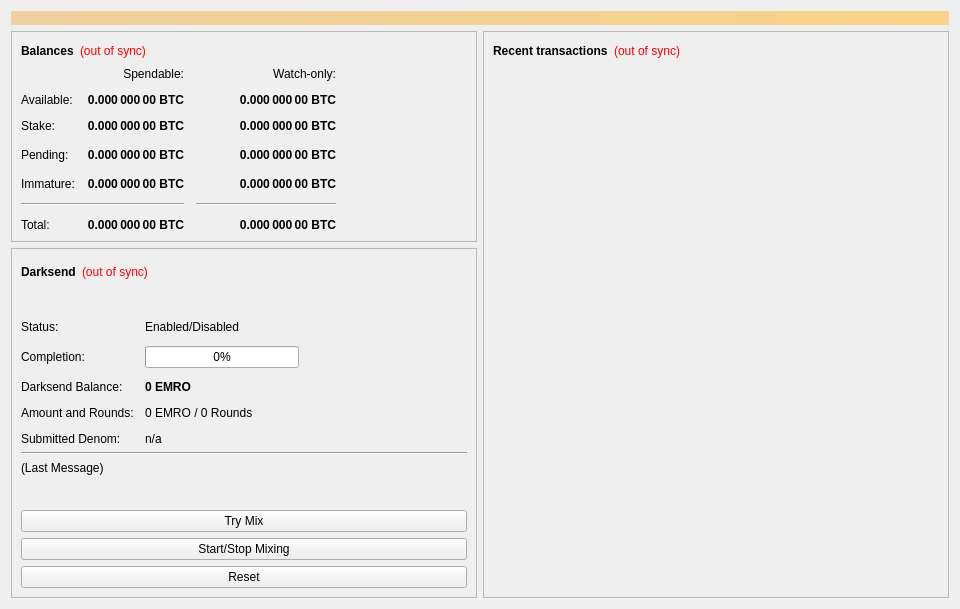
<?xml version="1.0" encoding="UTF-8"?>
<ui version="4.0">
 <class>OverviewPage</class>
 <widget class="QWidget" name="OverviewPage">
  <property name="geometry">
   <rect>
    <x>0</x>
    <y>0</y>
    <width>960</width>
    <height>594</height>
   </rect>
  </property>
  <property name="minimumSize">
   <size>
    <width>960</width>
    <height>0</height>
   </size>
  </property>
  <property name="windowTitle">
   <string>Form</string>
  </property>
  <layout class="QVBoxLayout" name="topLayout">
   <item>
    <widget class="QLabel" name="labelAlerts">
     <property name="visible">
      <bool>false</bool>
     </property>
     <property name="styleSheet">
      <string notr="true">background-color: qlineargradient(x1: 0, y1: 0, x2: 1, y2: 0, stop:0 #F0D0A0, stop:1 #F8D488); color:#000000;</string>
     </property>
     <property name="wordWrap">
      <bool>true</bool>
     </property>
     <property name="margin">
      <number>3</number>
     </property>
    </widget>
   </item>
   <item>
    <layout class="QHBoxLayout" name="horizontalLayout" stretch="1,1">
     <item>
      <layout class="QVBoxLayout" name="verticalLayout_2">
       <item>
        <widget class="QFrame" name="frame">
         <property name="frameShape">
          <enum>QFrame::StyledPanel</enum>
         </property>
         <property name="frameShadow">
          <enum>QFrame::Raised</enum>
         </property>
         <layout class="QVBoxLayout" name="verticalLayout_4">
          <item>
           <layout class="QHBoxLayout" name="horizontalLayout_4">
            <item>
             <widget class="QLabel" name="label_5">
              <property name="font">
               <font>
                <weight>75</weight>
                <bold>true</bold>
               </font>
              </property>
              <property name="text">
               <string>Balances</string>
              </property>
             </widget>
            </item>
            <item>
             <widget class="QLabel" name="labelWalletStatus">
              <property name="cursor">
               <cursorShape>WhatsThisCursor</cursorShape>
              </property>
              <property name="toolTip">
               <string>The displayed information may be out of date. Your wallet automatically synchronizes with the Emro network after a connection is established, but this process has not completed yet.</string>
              </property>
              <property name="styleSheet">
               <string notr="true">QLabel { color: red; }</string>
              </property>
              <property name="text">
               <string notr="true">(out of sync)</string>
              </property>
              <property name="alignment">
               <set>Qt::AlignLeading|Qt::AlignLeft|Qt::AlignVCenter</set>
              </property>
             </widget>
            </item>
            <item>
             <spacer name="horizontalSpacer_3">
              <property name="orientation">
               <enum>Qt::Horizontal</enum>
              </property>
              <property name="sizeHint" stdset="0">
               <size>
                <width>40</width>
                <height>20</height>
               </size>
              </property>
             </spacer>
            </item>
           </layout>
          </item>
          <item>
           <layout class="QGridLayout" name="gridLayout">
            <property name="spacing">
             <number>12</number>
            </property>
            <item row="3" column="2">
             <widget class="QLabel" name="labelWatchPending">
              <property name="font">
               <font>
                <weight>75</weight>
                <bold>true</bold>
               </font>
              </property>
              <property name="cursor">
               <cursorShape>IBeamCursor</cursorShape>
              </property>
              <property name="toolTip">
               <string>Unconfirmed transactions to watch-only addresses</string>
              </property>
              <property name="text">
               <string notr="true">0.000 000 00 BTC</string>
              </property>
              <property name="alignment">
               <set>Qt::AlignRight|Qt::AlignTrailing|Qt::AlignVCenter</set>
              </property>
              <property name="textInteractionFlags">
               <set>Qt::LinksAccessibleByMouse|Qt::TextSelectableByKeyboard|Qt::TextSelectableByMouse</set>
              </property>
             </widget>
            </item>
            <item row="3" column="1">
             <widget class="QLabel" name="labelUnconfirmed">
              <property name="font">
               <font>
                <weight>75</weight>
                <bold>true</bold>
               </font>
              </property>
              <property name="cursor">
               <cursorShape>IBeamCursor</cursorShape>
              </property>
              <property name="toolTip">
               <string>Total of transactions that have yet to be confirmed, and do not yet count toward the spendable balance</string>
              </property>
              <property name="text">
               <string notr="true">0.000 000 00 BTC</string>
              </property>
              <property name="alignment">
               <set>Qt::AlignRight|Qt::AlignTrailing|Qt::AlignVCenter</set>
              </property>
              <property name="textInteractionFlags">
               <set>Qt::LinksAccessibleByMouse|Qt::TextSelectableByKeyboard|Qt::TextSelectableByMouse</set>
              </property>
             </widget>
            </item>
            <item row="4" column="2">
             <widget class="QLabel" name="labelWatchImmature">
              <property name="font">
               <font>
                <weight>75</weight>
                <bold>true</bold>
               </font>
              </property>
              <property name="cursor">
               <cursorShape>IBeamCursor</cursorShape>
              </property>
              <property name="toolTip">
               <string>Mined balance in watch-only addresses that has not yet matured</string>
              </property>
              <property name="text">
               <string notr="true">0.000 000 00 BTC</string>
              </property>
              <property name="alignment">
               <set>Qt::AlignRight|Qt::AlignTrailing|Qt::AlignVCenter</set>
              </property>
              <property name="textInteractionFlags">
               <set>Qt::LinksAccessibleByMouse|Qt::TextSelectableByKeyboard|Qt::TextSelectableByMouse</set>
              </property>
             </widget>
            </item>
            <item row="5" column="0" colspan="2">
             <widget class="Line" name="lineSpendableBalance">
              <property name="orientation">
               <enum>Qt::Horizontal</enum>
              </property>
             </widget>
            </item>
            <item row="5" column="2">
             <widget class="Line" name="lineWatchBalance">
              <property name="sizePolicy">
               <sizepolicy hsizetype="Preferred" vsizetype="Fixed">
                <horstretch>0</horstretch>
                <verstretch>0</verstretch>
               </sizepolicy>
              </property>
              <property name="minimumSize">
               <size>
                <width>140</width>
                <height>0</height>
               </size>
              </property>
              <property name="orientation">
               <enum>Qt::Horizontal</enum>
              </property>
             </widget>
            </item>
            <item row="6" column="0">
             <widget class="QLabel" name="labelTotalText">
              <property name="text">
               <string>Total:</string>
              </property>
             </widget>
            </item>
            <item row="4" column="1">
             <widget class="QLabel" name="labelImmature">
              <property name="font">
               <font>
                <weight>75</weight>
                <bold>true</bold>
               </font>
              </property>
              <property name="cursor">
               <cursorShape>IBeamCursor</cursorShape>
              </property>
              <property name="toolTip">
               <string>Mined balance that has not yet matured</string>
              </property>
              <property name="text">
               <string notr="true">0.000 000 00 BTC</string>
              </property>
              <property name="alignment">
               <set>Qt::AlignRight|Qt::AlignTrailing|Qt::AlignVCenter</set>
              </property>
              <property name="textInteractionFlags">
               <set>Qt::LinksAccessibleByMouse|Qt::TextSelectableByKeyboard|Qt::TextSelectableByMouse</set>
              </property>
             </widget>
            </item>
            <item row="3" column="3">
             <spacer name="horizontalSpacer_2">
              <property name="orientation">
               <enum>Qt::Horizontal</enum>
              </property>
              <property name="sizeHint" stdset="0">
               <size>
                <width>40</width>
                <height>20</height>
               </size>
              </property>
             </spacer>
            </item>
            <item row="4" column="0">
             <widget class="QLabel" name="labelImmatureText">
              <property name="text">
               <string>Immature:</string>
              </property>
             </widget>
            </item>
            <item row="6" column="1">
             <widget class="QLabel" name="labelTotal">
              <property name="font">
               <font>
                <weight>75</weight>
                <bold>true</bold>
               </font>
              </property>
              <property name="cursor">
               <cursorShape>IBeamCursor</cursorShape>
              </property>
              <property name="toolTip">
               <string>Your current total balance</string>
              </property>
              <property name="text">
               <string notr="true">0.000 000 00 BTC</string>
              </property>
              <property name="alignment">
               <set>Qt::AlignRight|Qt::AlignTrailing|Qt::AlignVCenter</set>
              </property>
              <property name="textInteractionFlags">
               <set>Qt::LinksAccessibleByMouse|Qt::TextSelectableByKeyboard|Qt::TextSelectableByMouse</set>
              </property>
             </widget>
            </item>
            <item row="6" column="2">
             <widget class="QLabel" name="labelWatchTotal">
              <property name="font">
               <font>
                <weight>75</weight>
                <bold>true</bold>
               </font>
              </property>
              <property name="cursor">
               <cursorShape>IBeamCursor</cursorShape>
              </property>
              <property name="toolTip">
               <string>Current total balance in watch-only addresses</string>
              </property>
              <property name="text">
               <string notr="true">0.000 000 00 BTC</string>
              </property>
              <property name="alignment">
               <set>Qt::AlignRight|Qt::AlignTrailing|Qt::AlignVCenter</set>
              </property>
              <property name="textInteractionFlags">
               <set>Qt::LinksAccessibleByMouse|Qt::TextSelectableByKeyboard|Qt::TextSelectableByMouse</set>
              </property>
             </widget>
            </item>
            <item row="0" column="2">
             <widget class="QLabel" name="labelWatchonly">
              <property name="text">
               <string>Watch-only:</string>
              </property>
              <property name="alignment">
               <set>Qt::AlignRight|Qt::AlignTrailing|Qt::AlignVCenter</set>
              </property>
             </widget>
            </item>
            <item row="1" column="0">
             <widget class="QLabel" name="labelBalanceText">
              <property name="text">
               <string>Available:</string>
              </property>
             </widget>
            </item>
            <item row="1" column="1">
             <widget class="QLabel" name="labelBalance">
              <property name="font">
               <font>
                <weight>75</weight>
                <bold>true</bold>
               </font>
              </property>
              <property name="cursor">
               <cursorShape>IBeamCursor</cursorShape>
              </property>
              <property name="toolTip">
               <string>Your current spendable balance</string>
              </property>
              <property name="text">
               <string notr="true">0.000 000 00 BTC</string>
              </property>
              <property name="alignment">
               <set>Qt::AlignRight|Qt::AlignTrailing|Qt::AlignVCenter</set>
              </property>
              <property name="textInteractionFlags">
               <set>Qt::LinksAccessibleByMouse|Qt::TextSelectableByKeyboard|Qt::TextSelectableByMouse</set>
              </property>
             </widget>
            </item>
            <item row="2" column="0">
             <widget class="QLabel" name="label_10">
              <property name="text">
               <string>Stake:</string>
              </property>
             </widget>
            </item>
            <item row="2" column="1">
             <widget class="QLabel" name="labelStake">
              <property name="font">
               <font>
                <weight>75</weight>
                <bold>true</bold>
               </font>
              </property>
              <property name="cursor">
               <cursorShape>IBeamCursor</cursorShape>
              </property>
              <property name="toolTip">
               <string>Total of coins that was staked, and do not yet count toward the current balance</string>
              </property>
              <property name="text">
               <string notr="true">0.000 000 00 BTC</string>
              </property>
              <property name="alignment">
               <set>Qt::AlignRight|Qt::AlignTrailing|Qt::AlignVCenter</set>
              </property>
              <property name="textInteractionFlags">
               <set>Qt::LinksAccessibleByMouse|Qt::TextSelectableByKeyboard|Qt::TextSelectableByMouse</set>
              </property>
             </widget>
            </item>
            <item row="2" column="2">
             <widget class="QLabel" name="labelWatchStake">
              <property name="font">
               <font>
                <weight>75</weight>
                <bold>true</bold>
               </font>
              </property>
              <property name="cursor">
               <cursorShape>IBeamCursor</cursorShape>
              </property>
              <property name="toolTip">
               <string>Total of coins that was staked in watch-only addresses, and do not yet count toward the current watch-only balance</string>
              </property>
              <property name="text">
               <string notr="true">0.000 000 00 BTC</string>
              </property>
              <property name="alignment">
               <set>Qt::AlignRight|Qt::AlignTrailing|Qt::AlignVCenter</set>
              </property>
              <property name="textInteractionFlags">
               <set>Qt::LinksAccessibleByMouse|Qt::TextSelectableByKeyboard|Qt::TextSelectableByMouse</set>
              </property>
             </widget>
            </item>
            <item row="1" column="2">
             <widget class="QLabel" name="labelWatchAvailable">
              <property name="font">
               <font>
                <weight>75</weight>
                <bold>true</bold>
               </font>
              </property>
              <property name="cursor">
               <cursorShape>IBeamCursor</cursorShape>
              </property>
              <property name="toolTip">
               <string>Your current balance in watch-only addresses</string>
              </property>
              <property name="text">
               <string notr="true">0.000 000 00 BTC</string>
              </property>
              <property name="alignment">
               <set>Qt::AlignRight|Qt::AlignTrailing|Qt::AlignVCenter</set>
              </property>
              <property name="textInteractionFlags">
               <set>Qt::LinksAccessibleByMouse|Qt::TextSelectableByKeyboard|Qt::TextSelectableByMouse</set>
              </property>
             </widget>
            </item>
            <item row="3" column="0">
             <widget class="QLabel" name="labelPendingText">
              <property name="text">
               <string>Pending:</string>
              </property>
             </widget>
            </item>
            <item row="0" column="1">
             <widget class="QLabel" name="labelSpendable">
              <property name="text">
               <string>Spendable:</string>
              </property>
              <property name="alignment">
               <set>Qt::AlignRight|Qt::AlignTrailing|Qt::AlignVCenter</set>
              </property>
             </widget>
            </item>
           </layout>
          </item>
         </layout>
        </widget>
       </item>
       <item>
        <widget class="QFrame" name="frameDarksend">
         <property name="sizePolicy">
          <sizepolicy hsizetype="Expanding" vsizetype="Expanding">
           <horstretch>0</horstretch>
           <verstretch>0</verstretch>
          </sizepolicy>
         </property>
         <property name="minimumSize">
          <size>
           <width>0</width>
           <height>350</height>
          </size>
         </property>
         <property name="layoutDirection">
          <enum>Qt::LeftToRight</enum>
         </property>
         <property name="frameShape">
          <enum>QFrame::StyledPanel</enum>
         </property>
         <property name="frameShadow">
          <enum>QFrame::Raised</enum>
         </property>
         <layout class="QVBoxLayout" name="verticalLayout_5">
          <item>
           <layout class="QHBoxLayout" name="horizontalLayout_5">
            <item>
             <widget class="QLabel" name="label_2">
              <property name="font">
               <font>
                <weight>75</weight>
                <bold>true</bold>
               </font>
              </property>
              <property name="text">
               <string>Darksend</string>
              </property>
             </widget>
            </item>
            <item>
             <widget class="QLabel" name="labelDarksendSyncStatus">
              <property name="toolTip">
               <string>The displayed information may be out of date. Your wallet automatically synchronizes with the Emro network after a connection is established, but this process has not completed yet.</string>
              </property>
              <property name="styleSheet">
               <string notr="true">QLabel { color: red; }</string>
              </property>
              <property name="text">
               <string notr="true">(out of sync)</string>
              </property>
              <property name="alignment">
               <set>Qt::AlignLeading|Qt::AlignLeft|Qt::AlignVCenter</set>
              </property>
             </widget>
            </item>
            <item>
             <spacer name="horizontalSpacer_4">
              <property name="orientation">
               <enum>Qt::Horizontal</enum>
              </property>
              <property name="sizeHint" stdset="0">
               <size>
                <width>40</width>
                <height>20</height>
               </size>
              </property>
             </spacer>
            </item>
           </layout>
          </item>
          <item>
           <widget class="QPushButton" name="runAutoDenom">
            <property name="palette">
             <palette>
              <active>
               <colorrole role="WindowText">
                <brush brushstyle="SolidPattern">
                 <color alpha="255">
                  <red>0</red>
                  <green>0</green>
                  <blue>0</blue>
                 </color>
                </brush>
               </colorrole>
               <colorrole role="Button">
                <brush brushstyle="SolidPattern">
                 <color alpha="255">
                  <red>239</red>
                  <green>238</green>
                  <blue>238</blue>
                 </color>
                </brush>
               </colorrole>
               <colorrole role="Light">
                <brush brushstyle="SolidPattern">
                 <color alpha="255">
                  <red>255</red>
                  <green>255</green>
                  <blue>255</blue>
                 </color>
                </brush>
               </colorrole>
               <colorrole role="Midlight">
                <brush brushstyle="SolidPattern">
                 <color alpha="255">
                  <red>247</red>
                  <green>246</green>
                  <blue>246</blue>
                 </color>
                </brush>
               </colorrole>
               <colorrole role="Dark">
                <brush brushstyle="SolidPattern">
                 <color alpha="255">
                  <red>119</red>
                  <green>119</green>
                  <blue>119</blue>
                 </color>
                </brush>
               </colorrole>
               <colorrole role="Mid">
                <brush brushstyle="SolidPattern">
                 <color alpha="255">
                  <red>159</red>
                  <green>159</green>
                  <blue>159</blue>
                 </color>
                </brush>
               </colorrole>
               <colorrole role="Text">
                <brush brushstyle="SolidPattern">
                 <color alpha="255">
                  <red>0</red>
                  <green>0</green>
                  <blue>0</blue>
                 </color>
                </brush>
               </colorrole>
               <colorrole role="BrightText">
                <brush brushstyle="SolidPattern">
                 <color alpha="255">
                  <red>255</red>
                  <green>255</green>
                  <blue>255</blue>
                 </color>
                </brush>
               </colorrole>
               <colorrole role="ButtonText">
                <brush brushstyle="SolidPattern">
                 <color alpha="255">
                  <red>0</red>
                  <green>0</green>
                  <blue>0</blue>
                 </color>
                </brush>
               </colorrole>
               <colorrole role="Base">
                <brush brushstyle="SolidPattern">
                 <color alpha="255">
                  <red>255</red>
                  <green>255</green>
                  <blue>255</blue>
                 </color>
                </brush>
               </colorrole>
               <colorrole role="Window">
                <brush brushstyle="SolidPattern">
                 <color alpha="255">
                  <red>239</red>
                  <green>238</green>
                  <blue>238</blue>
                 </color>
                </brush>
               </colorrole>
               <colorrole role="Shadow">
                <brush brushstyle="SolidPattern">
                 <color alpha="255">
                  <red>0</red>
                  <green>0</green>
                  <blue>0</blue>
                 </color>
                </brush>
               </colorrole>
               <colorrole role="AlternateBase">
                <brush brushstyle="SolidPattern">
                 <color alpha="255">
                  <red>247</red>
                  <green>246</green>
                  <blue>246</blue>
                 </color>
                </brush>
               </colorrole>
               <colorrole role="ToolTipBase">
                <brush brushstyle="SolidPattern">
                 <color alpha="255">
                  <red>255</red>
                  <green>255</green>
                  <blue>220</blue>
                 </color>
                </brush>
               </colorrole>
               <colorrole role="ToolTipText">
                <brush brushstyle="SolidPattern">
                 <color alpha="255">
                  <red>0</red>
                  <green>0</green>
                  <blue>0</blue>
                 </color>
                </brush>
               </colorrole>
              </active>
              <inactive>
               <colorrole role="WindowText">
                <brush brushstyle="SolidPattern">
                 <color alpha="255">
                  <red>0</red>
                  <green>0</green>
                  <blue>0</blue>
                 </color>
                </brush>
               </colorrole>
               <colorrole role="Button">
                <brush brushstyle="SolidPattern">
                 <color alpha="255">
                  <red>239</red>
                  <green>238</green>
                  <blue>238</blue>
                 </color>
                </brush>
               </colorrole>
               <colorrole role="Light">
                <brush brushstyle="SolidPattern">
                 <color alpha="255">
                  <red>255</red>
                  <green>255</green>
                  <blue>255</blue>
                 </color>
                </brush>
               </colorrole>
               <colorrole role="Midlight">
                <brush brushstyle="SolidPattern">
                 <color alpha="255">
                  <red>247</red>
                  <green>246</green>
                  <blue>246</blue>
                 </color>
                </brush>
               </colorrole>
               <colorrole role="Dark">
                <brush brushstyle="SolidPattern">
                 <color alpha="255">
                  <red>119</red>
                  <green>119</green>
                  <blue>119</blue>
                 </color>
                </brush>
               </colorrole>
               <colorrole role="Mid">
                <brush brushstyle="SolidPattern">
                 <color alpha="255">
                  <red>159</red>
                  <green>159</green>
                  <blue>159</blue>
                 </color>
                </brush>
               </colorrole>
               <colorrole role="Text">
                <brush brushstyle="SolidPattern">
                 <color alpha="255">
                  <red>0</red>
                  <green>0</green>
                  <blue>0</blue>
                 </color>
                </brush>
               </colorrole>
               <colorrole role="BrightText">
                <brush brushstyle="SolidPattern">
                 <color alpha="255">
                  <red>255</red>
                  <green>255</green>
                  <blue>255</blue>
                 </color>
                </brush>
               </colorrole>
               <colorrole role="ButtonText">
                <brush brushstyle="SolidPattern">
                 <color alpha="255">
                  <red>0</red>
                  <green>0</green>
                  <blue>0</blue>
                 </color>
                </brush>
               </colorrole>
               <colorrole role="Base">
                <brush brushstyle="SolidPattern">
                 <color alpha="255">
                  <red>255</red>
                  <green>255</green>
                  <blue>255</blue>
                 </color>
                </brush>
               </colorrole>
               <colorrole role="Window">
                <brush brushstyle="SolidPattern">
                 <color alpha="255">
                  <red>239</red>
                  <green>238</green>
                  <blue>238</blue>
                 </color>
                </brush>
               </colorrole>
               <colorrole role="Shadow">
                <brush brushstyle="SolidPattern">
                 <color alpha="255">
                  <red>0</red>
                  <green>0</green>
                  <blue>0</blue>
                 </color>
                </brush>
               </colorrole>
               <colorrole role="AlternateBase">
                <brush brushstyle="SolidPattern">
                 <color alpha="255">
                  <red>247</red>
                  <green>246</green>
                  <blue>246</blue>
                 </color>
                </brush>
               </colorrole>
               <colorrole role="ToolTipBase">
                <brush brushstyle="SolidPattern">
                 <color alpha="255">
                  <red>255</red>
                  <green>255</green>
                  <blue>220</blue>
                 </color>
                </brush>
               </colorrole>
               <colorrole role="ToolTipText">
                <brush brushstyle="SolidPattern">
                 <color alpha="255">
                  <red>0</red>
                  <green>0</green>
                  <blue>0</blue>
                 </color>
                </brush>
               </colorrole>
              </inactive>
              <disabled>
               <colorrole role="WindowText">
                <brush brushstyle="SolidPattern">
                 <color alpha="255">
                  <red>119</red>
                  <green>119</green>
                  <blue>119</blue>
                 </color>
                </brush>
               </colorrole>
               <colorrole role="Button">
                <brush brushstyle="SolidPattern">
                 <color alpha="255">
                  <red>239</red>
                  <green>238</green>
                  <blue>238</blue>
                 </color>
                </brush>
               </colorrole>
               <colorrole role="Light">
                <brush brushstyle="SolidPattern">
                 <color alpha="255">
                  <red>255</red>
                  <green>255</green>
                  <blue>255</blue>
                 </color>
                </brush>
               </colorrole>
               <colorrole role="Midlight">
                <brush brushstyle="SolidPattern">
                 <color alpha="255">
                  <red>247</red>
                  <green>246</green>
                  <blue>246</blue>
                 </color>
                </brush>
               </colorrole>
               <colorrole role="Dark">
                <brush brushstyle="SolidPattern">
                 <color alpha="255">
                  <red>119</red>
                  <green>119</green>
                  <blue>119</blue>
                 </color>
                </brush>
               </colorrole>
               <colorrole role="Mid">
                <brush brushstyle="SolidPattern">
                 <color alpha="255">
                  <red>159</red>
                  <green>159</green>
                  <blue>159</blue>
                 </color>
                </brush>
               </colorrole>
               <colorrole role="Text">
                <brush brushstyle="SolidPattern">
                 <color alpha="255">
                  <red>119</red>
                  <green>119</green>
                  <blue>119</blue>
                 </color>
                </brush>
               </colorrole>
               <colorrole role="BrightText">
                <brush brushstyle="SolidPattern">
                 <color alpha="255">
                  <red>255</red>
                  <green>255</green>
                  <blue>255</blue>
                 </color>
                </brush>
               </colorrole>
               <colorrole role="ButtonText">
                <brush brushstyle="SolidPattern">
                 <color alpha="255">
                  <red>119</red>
                  <green>119</green>
                  <blue>119</blue>
                 </color>
                </brush>
               </colorrole>
               <colorrole role="Base">
                <brush brushstyle="SolidPattern">
                 <color alpha="255">
                  <red>239</red>
                  <green>238</green>
                  <blue>238</blue>
                 </color>
                </brush>
               </colorrole>
               <colorrole role="Window">
                <brush brushstyle="SolidPattern">
                 <color alpha="255">
                  <red>239</red>
                  <green>238</green>
                  <blue>238</blue>
                 </color>
                </brush>
               </colorrole>
               <colorrole role="Shadow">
                <brush brushstyle="SolidPattern">
                 <color alpha="255">
                  <red>0</red>
                  <green>0</green>
                  <blue>0</blue>
                 </color>
                </brush>
               </colorrole>
               <colorrole role="AlternateBase">
                <brush brushstyle="SolidPattern">
                 <color alpha="255">
                  <red>239</red>
                  <green>238</green>
                  <blue>238</blue>
                 </color>
                </brush>
               </colorrole>
               <colorrole role="ToolTipBase">
                <brush brushstyle="SolidPattern">
                 <color alpha="255">
                  <red>255</red>
                  <green>255</green>
                  <blue>220</blue>
                 </color>
                </brush>
               </colorrole>
               <colorrole role="ToolTipText">
                <brush brushstyle="SolidPattern">
                 <color alpha="255">
                  <red>0</red>
                  <green>0</green>
                  <blue>0</blue>
                 </color>
                </brush>
               </colorrole>
              </disabled>
             </palette>
            </property>
            <property name="focusPolicy">
             <enum>Qt::NoFocus</enum>
            </property>
            <property name="autoFillBackground">
             <bool>true</bool>
            </property>
            <property name="text">
             <string/>
            </property>
            <property name="flat">
             <bool>true</bool>
            </property>
           </widget>
          </item>
          <item>
           <layout class="QFormLayout" name="formLayout">
            <property name="fieldGrowthPolicy">
             <enum>QFormLayout::AllNonFixedFieldsGrow</enum>
            </property>
            <property name="horizontalSpacing">
             <number>11</number>
            </property>
            <property name="verticalSpacing">
             <number>12</number>
            </property>
            <item row="0" column="0">
             <widget class="QLabel" name="label_6">
              <property name="text">
               <string>Status:</string>
              </property>
             </widget>
            </item>
            <item row="1" column="0">
             <widget class="QLabel" name="label_7">
              <property name="text">
               <string>Completion:</string>
              </property>
             </widget>
            </item>
            <item row="1" column="1">
             <widget class="QProgressBar" name="darksendProgress">
              <property name="maximumSize">
               <size>
                <width>154</width>
                <height>16777215</height>
               </size>
              </property>
              <property name="value">
               <number>0</number>
              </property>
             </widget>
            </item>
            <item row="3" column="0">
             <widget class="QLabel" name="labelAnonymizedText">
              <property name="text">
               <string>Darksend Balance:</string>
              </property>
             </widget>
            </item>
            <item row="3" column="1">
             <widget class="QLabel" name="labelAnonymized">
              <property name="font">
               <font>
                <weight>75</weight>
                <bold>true</bold>
               </font>
              </property>
              <property name="text">
               <string notr="true">0 EMRO</string>
              </property>
             </widget>
            </item>
            <item row="4" column="0">
             <widget class="QLabel" name="label_8">
              <property name="text">
               <string>Amount and Rounds:</string>
              </property>
             </widget>
            </item>
            <item row="4" column="1">
             <widget class="QLabel" name="labelAmountRounds">
              <property name="text">
               <string>0 EMRO / 0 Rounds</string>
              </property>
             </widget>
            </item>
            <item row="5" column="0">
             <widget class="QLabel" name="label_9">
              <property name="text">
               <string>Submitted Denom:</string>
              </property>
             </widget>
            </item>
            <item row="5" column="1">
             <widget class="QLabel" name="labelSubmittedDenom">
              <property name="toolTip">
               <string>The denominations you submitted to the Masternode.&lt;br&gt;To mix, other users must submit the exact same denominations.</string>
              </property>
              <property name="text">
               <string>n/a</string>
              </property>
             </widget>
            </item>
            <item row="0" column="1">
             <widget class="QLabel" name="darksendEnabled">
              <property name="text">
               <string>Enabled/Disabled</string>
              </property>
             </widget>
            </item>
           </layout>
          </item>
          <item>
           <widget class="Line" name="lineLastMessage">
            <property name="orientation">
             <enum>Qt::Horizontal</enum>
            </property>
           </widget>
          </item>
          <item>
           <widget class="QLabel" name="darksendStatus">
            <property name="minimumSize">
             <size>
              <width>288</width>
              <height>43</height>
             </size>
            </property>
            <property name="text">
             <string>(Last Message)</string>
            </property>
            <property name="alignment">
             <set>Qt::AlignLeading|Qt::AlignLeft|Qt::AlignTop</set>
            </property>
            <property name="wordWrap">
             <bool>true</bool>
            </property>
           </widget>
          </item>
          <item>
           <widget class="QPushButton" name="darksendAuto">
            <property name="sizePolicy">
             <sizepolicy hsizetype="MinimumExpanding" vsizetype="Fixed">
              <horstretch>0</horstretch>
              <verstretch>0</verstretch>
             </sizepolicy>
            </property>
            <property name="toolTip">
             <string>Try to manually submit a Darksend request.</string>
            </property>
            <property name="text">
             <string>Try Mix</string>
            </property>
           </widget>
          </item>
          <item>
           <widget class="QPushButton" name="toggleDarksend">
            <property name="sizePolicy">
             <sizepolicy hsizetype="MinimumExpanding" vsizetype="Fixed">
              <horstretch>0</horstretch>
              <verstretch>0</verstretch>
             </sizepolicy>
            </property>
            <property name="text">
             <string>Start/Stop Mixing</string>
            </property>
           </widget>
          </item>
          <item>
           <widget class="QPushButton" name="darksendReset">
            <property name="sizePolicy">
             <sizepolicy hsizetype="MinimumExpanding" vsizetype="Fixed">
              <horstretch>0</horstretch>
              <verstretch>0</verstretch>
             </sizepolicy>
            </property>
            <property name="toolTip">
             <string>Reset the current status of Darksend (can interrupt Darksend if it's in the process of Mixing, which can cost you money!)</string>
            </property>
            <property name="autoFillBackground">
             <bool>false</bool>
            </property>
            <property name="text">
             <string>Reset</string>
            </property>
           </widget>
          </item>
         </layout>
        </widget>
       </item>
       <item>
        <spacer name="verticalSpacer">
         <property name="orientation">
          <enum>Qt::Vertical</enum>
         </property>
         <property name="sizeHint" stdset="0">
          <size>
           <width>20</width>
           <height>40</height>
          </size>
         </property>
        </spacer>
       </item>
      </layout>
     </item>
     <item>
      <layout class="QVBoxLayout" name="verticalLayout_3">
       <item>
        <widget class="QFrame" name="frame_2">
         <property name="frameShape">
          <enum>QFrame::StyledPanel</enum>
         </property>
         <property name="frameShadow">
          <enum>QFrame::Raised</enum>
         </property>
         <layout class="QVBoxLayout" name="verticalLayout">
          <item>
           <layout class="QHBoxLayout" name="horizontalLayout_2">
            <item>
             <widget class="QLabel" name="label_4">
              <property name="font">
               <font>
                <weight>75</weight>
                <bold>true</bold>
               </font>
              </property>
              <property name="text">
               <string>Recent transactions</string>
              </property>
             </widget>
            </item>
            <item>
             <widget class="QLabel" name="labelTransactionsStatus">
              <property name="cursor">
               <cursorShape>WhatsThisCursor</cursorShape>
              </property>
              <property name="toolTip">
               <string>The displayed information may be out of date. Your wallet automatically synchronizes with the Emro network after a connection is established, but this process has not completed yet.</string>
              </property>
              <property name="styleSheet">
               <string notr="true">QLabel { color: red; }</string>
              </property>
              <property name="text">
               <string notr="true">(out of sync)</string>
              </property>
              <property name="alignment">
               <set>Qt::AlignRight|Qt::AlignTrailing|Qt::AlignVCenter</set>
              </property>
             </widget>
            </item>
            <item>
             <spacer name="horizontalSpacer">
              <property name="orientation">
               <enum>Qt::Horizontal</enum>
              </property>
              <property name="sizeHint" stdset="0">
               <size>
                <width>40</width>
                <height>20</height>
               </size>
              </property>
             </spacer>
            </item>
           </layout>
          </item>
          <item>
           <widget class="QListView" name="listTransactions">
            <property name="styleSheet">
             <string notr="true">QListView { background: transparent; }</string>
            </property>
            <property name="frameShape">
             <enum>QFrame::NoFrame</enum>
            </property>
            <property name="verticalScrollBarPolicy">
             <enum>Qt::ScrollBarAlwaysOff</enum>
            </property>
            <property name="horizontalScrollBarPolicy">
             <enum>Qt::ScrollBarAlwaysOff</enum>
            </property>
            <property name="selectionMode">
             <enum>QAbstractItemView::NoSelection</enum>
            </property>
           </widget>
          </item>
         </layout>
        </widget>
       </item>
      </layout>
     </item>
    </layout>
   </item>
  </layout>
 </widget>
 <resources/>
 <connections/>
</ui>
